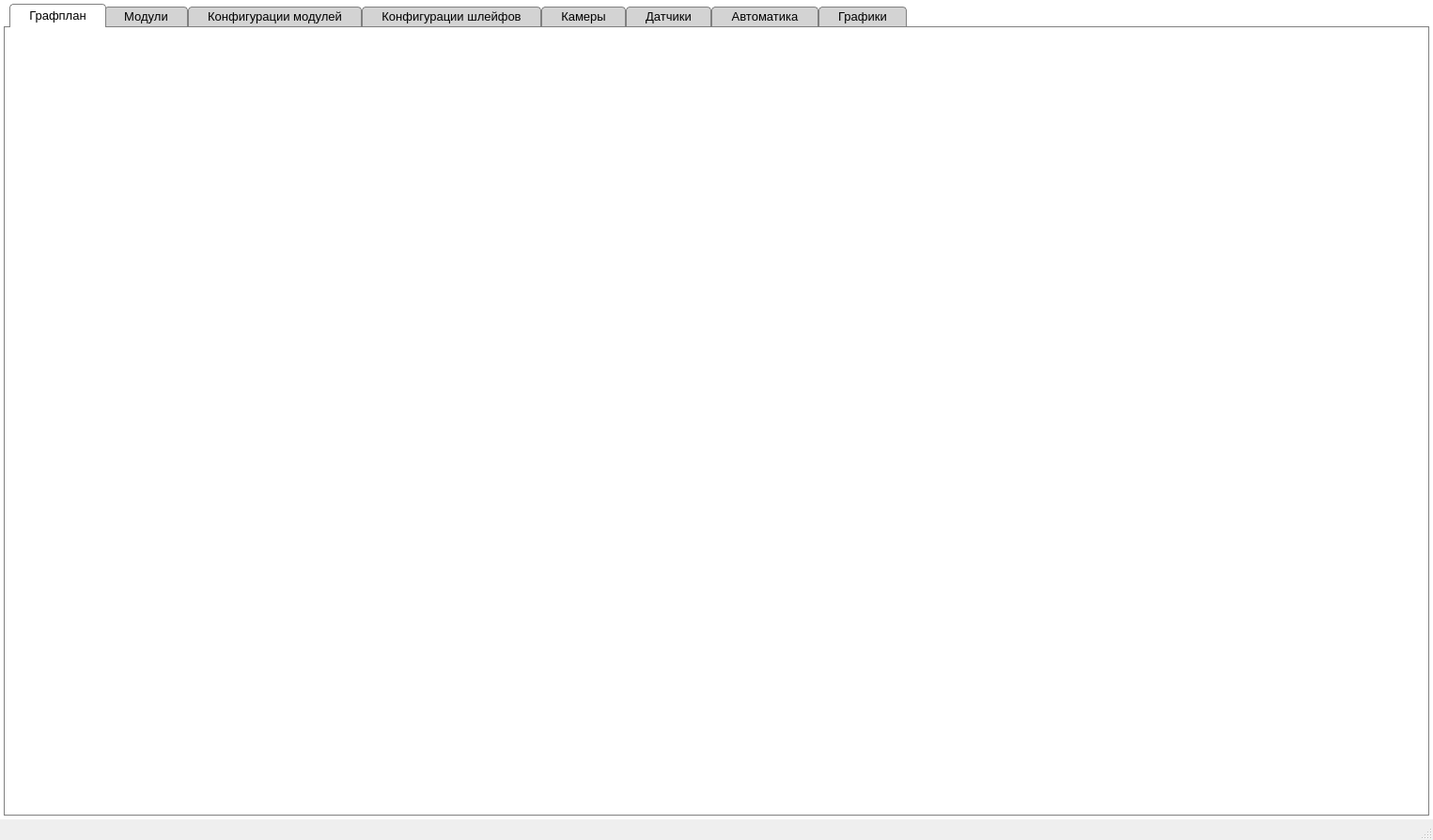
<?xml version="1.0" encoding="UTF-8"?>
<ui version="4.0">
 <class>MainForm</class>
 <widget class="QMainWindow" name="MainForm">
  <property name="geometry">
   <rect>
    <x>0</x>
    <y>0</y>
    <width>1525</width>
    <height>894</height>
   </rect>
  </property>
  <property name="font">
   <font>
    <family>Tahoma</family>
   </font>
  </property>
  <property name="windowTitle">
   <string>Система наблюдения и контроля</string>
  </property>
  <property name="styleSheet">
   <string notr="true">#centralwidget, 
#tabGraphPlan, #tabModules, #tabSensors, 
#tabCameras, #tabScenarios, #tabChart,
QDialog
{
	background-color: rgb(255, 255, 255);
}

QPushButton
{
	background-color: rgb(220, 220, 220);
	border: none;
	border-radius: 6px;
	min-width: 80px;	
	min-height: 24px;
	font-size: 10pt;
}

QPushButton:hover
{
	border: solid black;
	border-width: 1px 2px 2px 1px;
	padding: 0px 0px 0px -1px;
}

QPushButton:pressed
{
	border: 2px solid black;
	padding: 0px;
}



QTabWidget::pane 
{
	border: 1px solid gray;
	top: -1px;
 }


QTabWidget::tab-bar
{
	left: 6px; 
}

QTabBar::tab 
{
/*
	background: qlineargradient(x1: 0, y1: 0, x2: 0, y2: 1,
                                  stop: 0 white, stop: 0.4 #DDDDDD,
                                  stop: 0.5 #D8D8D8, stop: 1.0 #D3D3D3);
*/
	background: lightgray;
    border: 1px solid gray;
    border-bottom-color: lightgray; 
    border-top-left-radius: 4px;
    border-top-right-radius: 4px;
    min-width: 8ex;
    padding: 2px 20px;
}

QTabBar::tab:hover
{
/*
      background: qlineargradient(x1: 0, y1: 0, x2: 0, y2: 1,
                                  stop: 0 white, stop: 0.4 #f4f4f4,
                                  stop: 0.5 #e7e7e7, stop: 1.0 white);
*/
	background: white;
}

QTabBar::tab:selected 
{
	background: white;
    border-color: gray;
    border-bottom-color: white;
    margin-left: -2px;
    margin-right: -2px;
}

QTabBar::tab:!selected
{
    margin-top: 4px;
	bottom: 1px;
}

QTabBar::tab:first:selected 
{
	margin-left: 0;
}

QTabBar::tab:last:selected 
{
	margin-right: 0;
}

QTabBar::tab:only-one 
{
	margin: 0; 
}</string>
  </property>
  <widget class="QWidget" name="centralwidget">
   <property name="font">
    <font>
     <pointsize>10</pointsize>
    </font>
   </property>
   <property name="styleSheet">
    <string notr="true"/>
   </property>
   <layout class="QVBoxLayout" name="layoutMain">
    <property name="spacing">
     <number>6</number>
    </property>
    <property name="leftMargin">
     <number>4</number>
    </property>
    <property name="topMargin">
     <number>4</number>
    </property>
    <property name="rightMargin">
     <number>4</number>
    </property>
    <property name="bottomMargin">
     <number>4</number>
    </property>
    <item>
     <widget class="QTabWidget" name="tabWidget">
      <property name="enabled">
       <bool>true</bool>
      </property>
      <property name="font">
       <font>
        <pointsize>10</pointsize>
        <weight>50</weight>
        <bold>false</bold>
       </font>
      </property>
      <property name="styleSheet">
       <string notr="true">#QTabBar::tab { width: 0; height: 0; right: 1px; }</string>
      </property>
      <property name="tabShape">
       <enum>QTabWidget::Rounded</enum>
      </property>
      <property name="currentIndex">
       <number>0</number>
      </property>
      <property name="tabBarAutoHide">
       <bool>true</bool>
      </property>
      <widget class="GraphicPlanTabWidget" name="tabGraphPlan">
       <attribute name="title">
        <string>Графплан</string>
       </attribute>
      </widget>
      <widget class="ModulesTabWidget" name="tabModules">
       <attribute name="title">
        <string>Модули</string>
       </attribute>
      </widget>
      <widget class="ModuleConfigTabWidget" name="tabModuleConfigs">
       <attribute name="title">
        <string>Конфигурации модулей</string>
       </attribute>
      </widget>
      <widget class="ChainConfigTabWidget" name="tabChainConfigs">
       <attribute name="title">
        <string>Конфигурации шлейфов</string>
       </attribute>
      </widget>
      <widget class="CamerasTabWidget" name="tabCameras">
       <property name="enabled">
        <bool>true</bool>
       </property>
       <attribute name="title">
        <string>Камеры</string>
       </attribute>
      </widget>
      <widget class="SensorsTabWidget" name="tabSensors">
       <attribute name="title">
        <string>Датчики</string>
       </attribute>
      </widget>
      <widget class="ScenariosTabWidget" name="tabScenarios">
       <attribute name="title">
        <string>Автоматика</string>
       </attribute>
      </widget>
      <widget class="SensorValuesChartTabWidget" name="tabChart">
       <attribute name="title">
        <string>Графики</string>
       </attribute>
      </widget>
     </widget>
    </item>
   </layout>
  </widget>
  <widget class="QMenuBar" name="menubar">
   <property name="geometry">
    <rect>
     <x>0</x>
     <y>0</y>
     <width>1525</width>
     <height>21</height>
    </rect>
   </property>
  </widget>
  <widget class="QStatusBar" name="statusbar"/>
 </widget>
 <customwidgets>
  <customwidget>
   <class>CamerasTabWidget</class>
   <extends>QWidget</extends>
   <header>camerastabwidget.h</header>
   <container>1</container>
  </customwidget>
  <customwidget>
   <class>SensorsTabWidget</class>
   <extends>QWidget</extends>
   <header>sensorstabwidget.h</header>
   <container>1</container>
  </customwidget>
  <customwidget>
   <class>ModulesTabWidget</class>
   <extends>QWidget</extends>
   <header>modulestabwidget.h</header>
   <container>1</container>
  </customwidget>
  <customwidget>
   <class>GraphicPlanTabWidget</class>
   <extends>QWidget</extends>
   <header>graphicplantabwidget.h</header>
   <container>1</container>
  </customwidget>
  <customwidget>
   <class>ModuleConfigTabWidget</class>
   <extends>QWidget</extends>
   <header>moduleconfigtabwidget.h</header>
   <container>1</container>
  </customwidget>
  <customwidget>
   <class>ChainConfigTabWidget</class>
   <extends>QWidget</extends>
   <header>chainconfigtabwidget.h</header>
   <container>1</container>
  </customwidget>
  <customwidget>
   <class>ScenariosTabWidget</class>
   <extends>QWidget</extends>
   <header>scenariostabwidget.h</header>
   <container>1</container>
  </customwidget>
  <customwidget>
   <class>SensorValuesChartTabWidget</class>
   <extends>QWidget</extends>
   <header>sensorvaluescharttabwidget.h</header>
   <container>1</container>
  </customwidget>
 </customwidgets>
 <resources/>
 <connections/>
</ui>
